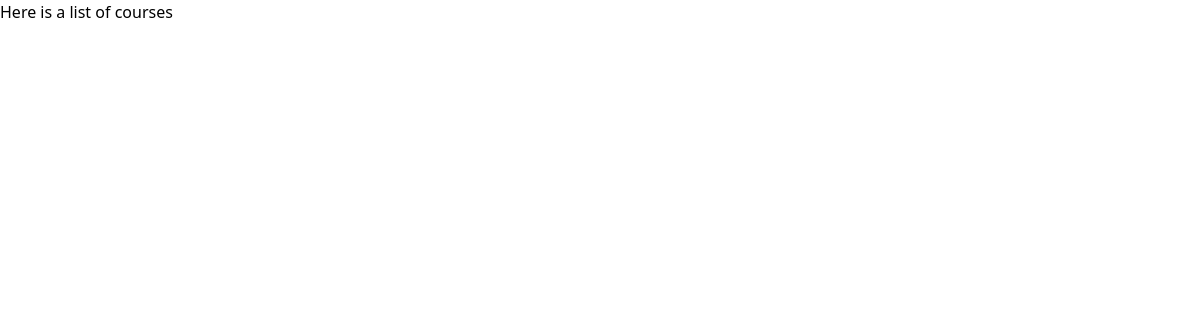
Before: /search/subject=SCIE/number=1113/ with the older database file.
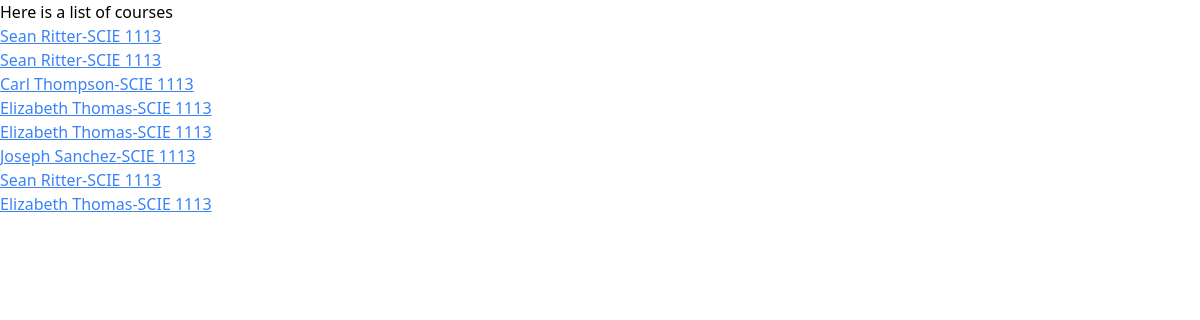
After: the same page with the newer database file.
### professors/models.py (models this page shows, shortened)
class Course(models.Model):
    school = models.ForeignKey(School, on_delete=models.CASCADE)
    subject = models.CharField(max_length=30)
    course_number = models.CharField(max_length=20, blank=True, null=True)
    professor = models.ForeignKey(Professor, on_delete=models.CASCADE)

class Professor(models.Model):
    name = models.CharField(max_length=100)
    school = models.ForeignKey(School, on_delete=models.CASCADE)
    department = models.CharField(max_length=100, blank=True, null=True)

### professors/views.py (the view)
# urls.py: path('search/subject=<str:subject>/number=<str:course_number>/', views.search_course, name='search_course'),
def search_course(request, subject, course_number):
    courses = Course.objects.filter(subject=subject).filter(course_number=course_number)
    return render(request, 'professors/search_course.html', context={'results': courses})

### professors/templates/professors/search_course.html
{% extends 'professors/base.html' %} {% block content %}
<div>
  <p>Here is a list of courses</p>
  {% for result in results %}
  <p>
    <a
      class="underline text-blue-500"
      href="{% url 'course_ratings' result.id %}"
      >{{ result.professor.name}}-{{ result.subject }}
      {{result.course_number}}</a
    >
  </p>
  {% endfor %}
</div>
{% endblock %}

### professors/templates/professors/base.html (shortened to what this page needs)
<!DOCTYPE html>
<html lang="en">
  <head>
    <script src="https://cdn.tailwindcss.com"></script>
  </head>
  <body>
    {% block content %}{% endblock %}
  </body>
</html>

Changed rows visible on the page:
added Course: professor.name "Sean Ritter", subject "SCIE", course_number "1113"
added Course: professor.name "Sean Ritter", subject "SCIE", course_number "1113"
added Course: professor.name "Carl Thompson", subject "SCIE", course_number "1113"
added Course: professor.name "Elizabeth Thomas", subject "SCIE", course_number "1113"
added Course: professor.name "Elizabeth Thomas", subject "SCIE", course_number "1113"
added Course: professor.name "Joseph Sanchez", subject "SCIE", course_number "1113"
added Course: professor.name "Sean Ritter", subject "SCIE", course_number "1113"
added Course: professor.name "Elizabeth Thomas", subject "SCIE", course_number "1113"
